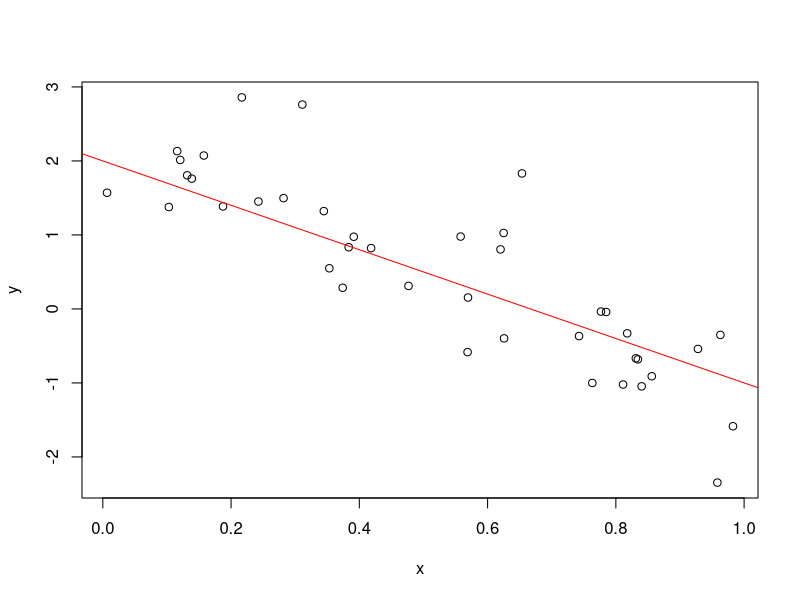
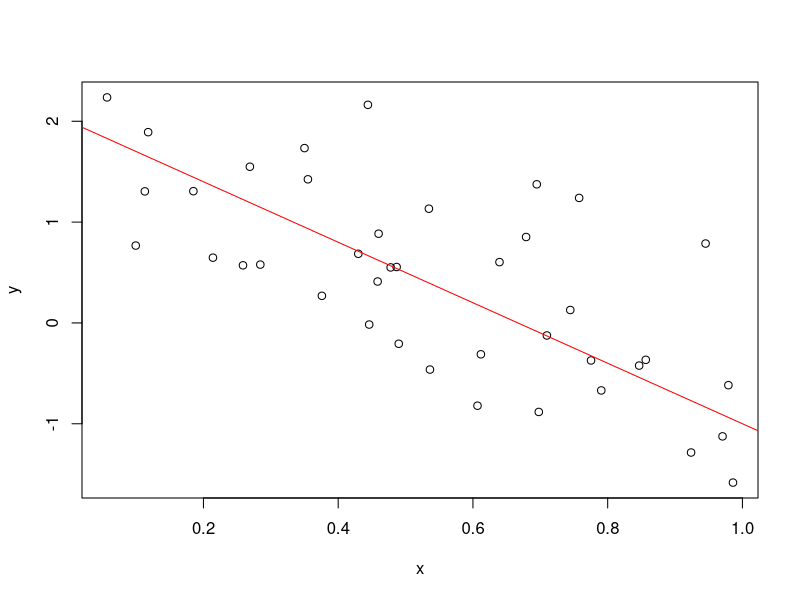

Here is the R script that generated these plots, in order:
a <- 2
b <- -3
sigSq <- 0.5
x  <- runif(40)
y  <- a + b*x + rnorm(40, sd=sqrt(sigSq))
plot(x,y)
abline(a,b, col="red")
dev.print(pdf, "toylinePlot.pdf")
a <- 2
b <- -3
sigSq <- 0.5
x  <- runif(40)
y  <- a + b*x + rnorm(40, sd=sqrt(sigSq))
plot(x,y)
abline(a,b, col="red")
dev.print(pdf, "toylinePlot.pdf")
